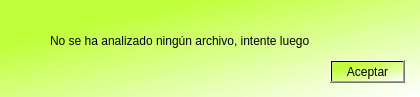
<?xml version="1.0" encoding="UTF-8"?>
<ui version="4.0">
 <class>Dialog</class>
 <widget class="QDialog" name="Dialog">
  <property name="geometry">
   <rect>
    <x>0</x>
    <y>0</y>
    <width>420</width>
    <height>97</height>
   </rect>
  </property>
  <property name="windowTitle">
   <string>Error</string>
  </property>
  <property name="windowIcon">
   <iconset>
    <normaloff>pkb.png</normaloff>pkb.png</iconset>
  </property>
  <property name="styleSheet">
   <string notr="true">font: 10pt &quot;MS Shell Dlg 2&quot;;
background-color: qlineargradient(spread:pad, x1:0, y1:0, x2:1, y2:1, stop:0.227273 rgba(192, 255, 57, 255), stop:1 rgba(255, 255, 255, 255));</string>
  </property>
  <widget class="QLabel" name="label">
   <property name="geometry">
    <rect>
     <x>50</x>
     <y>20</y>
     <width>351</width>
     <height>41</height>
    </rect>
   </property>
   <property name="styleSheet">
    <string notr="true">background-color: rgba(255, 255, 255, 0);</string>
   </property>
   <property name="text">
    <string>No se ha analizado ningún archivo, intente luego</string>
   </property>
  </widget>
  <widget class="QPushButton" name="botonAceptar">
   <property name="geometry">
    <rect>
     <x>330</x>
     <y>60</y>
     <width>75</width>
     <height>23</height>
    </rect>
   </property>
   <property name="text">
    <string>Aceptar</string>
   </property>
  </widget>
 </widget>
 <resources/>
 <connections/>
</ui>
